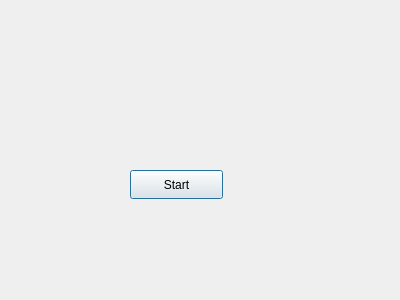
<?xml version="1.0" encoding="UTF-8"?>
<ui version="4.0">
 <class>StartMenu</class>
 <widget class="QDialog" name="StartMenu">
  <property name="geometry">
   <rect>
    <x>0</x>
    <y>0</y>
    <width>400</width>
    <height>300</height>
   </rect>
  </property>
  <property name="windowTitle">
   <string>Dialog</string>
  </property>
  <widget class="QPushButton" name="pushButton">
   <property name="geometry">
    <rect>
     <x>130</x>
     <y>170</y>
     <width>93</width>
     <height>29</height>
    </rect>
   </property>
   <property name="text">
    <string>Start</string>
   </property>
  </widget>
 </widget>
 <resources/>
 <connections/>
</ui>
